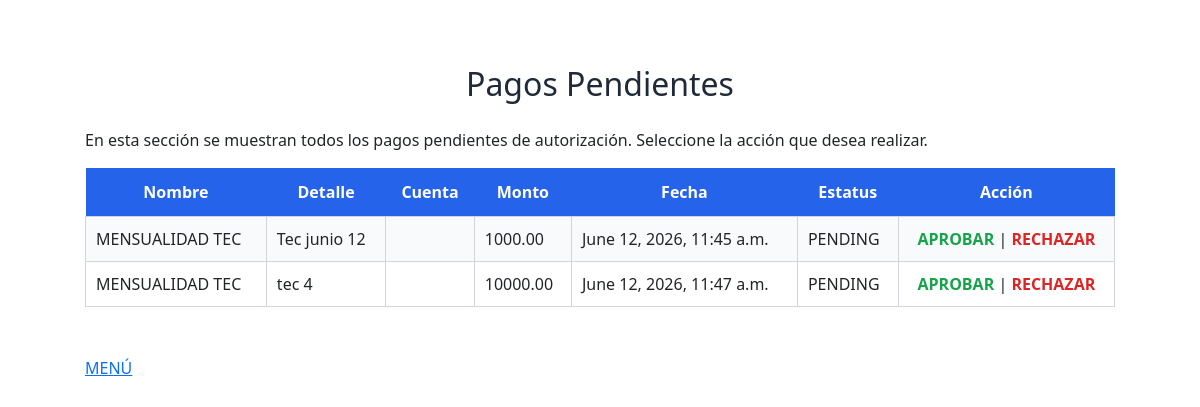
The app's page /buscarPagos/ (signed in), older data.
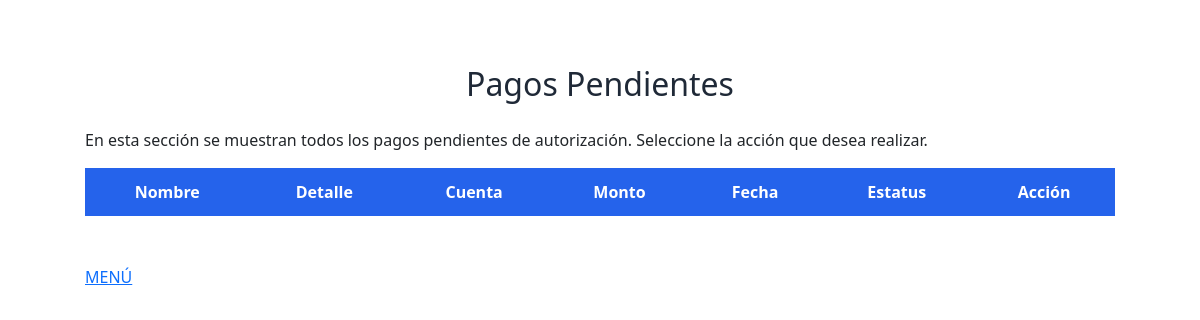
The same page, newer data.
### core/models.py (models this page shows, shortened)
class Pagos(models.Model):
    pago_id = models.BigAutoField(primary_key=True)
    gasto_id = models.ForeignKey(Gastos,on_delete=models.PROTECT)
    banco_id = models.ForeignKey(Banco, on_delete=models.PROTECT,default='1',null=True)
    nombre_pago = models.CharField(max_length=100)
    detalle_pago = models.TextField()
    monto_pago = models.DecimalField(max_digits=12,decimal_places=2)
    creado_por = models.ForeignKey(User,on_delete=models.PROTECT)
    fecha_creacion = models.DateTimeField(auto_now_add=True)
    estatus = models.CharField(max_length=12,choices=ESTATUS_GASTO,default="PENDING")
    def get_pending_pays():
        paysP = Pagos.objects.filter(estatus = "PENDING")
        return paysP

### core/views.py (the view)
# urls.py: path("buscarPagos/", views.buscarPagos, name="Pagos"),
@login_required
def buscarPagos(request):
    pagosP = Pagos.get_pending_pays()
    return render(request, "pagosPendientes.html",{"Pagos":pagosP})

### core/templates/pagosPendientes.html (shortened to what this page needs)
{% extends 'base.html' %}
{% load static %}
{% block content %}
<div class="pago-formulario">
    <h2>Pagos Pendientes</h2>
    <p>
        En esta sección se muestran todos los pagos pendientes de autorización.
        Seleccione la acción que desea realizar.
    </p>
    <table>
        <tr>
            <th>Nombre</th>
            <th>Detalle</th>
            <th>Cuenta</th>
            <th>Monto</th>
            <th>Fecha</th>
            <th>Estatus</th>
            <th>Acción</th>
        </tr>
        {% for pago in Pagos %}
        <tr>
            <td>{{ pago.nombre_pago }}</td>
            <td>{{ pago.detalle_pago }}</td>
            <td>{{ pago.banco_id.nombre }}</td>
            <td>{{ pago.monto_pago }}</td>
            <td>{{ pago.fecha_creacion }}</td>
            <td>{{ pago.estatus }}</td>
            <td style="text-align:center;">
                <a class="aprobar" href="/aprobarPago/{{ pago.pago_id }}">
                    APROBAR
                </a>
                |
                <a class="rechazar" href="/rechazarPago/{{ pago.pago_id }}">
                    RECHAZAR
                </a>
            </td>
        </tr>
        {% endfor %}
    </table>
    <br>
    <a href="/menu">
        MENÚ
    </a>
</div>
{% endblock %}

Row changes from the older to the newer data that the page shows:
no longer on this page (row edited): Pagos: nombre_pago "MENSUALIDAD TEC", detalle_pago "Tec junio 12", monto_pago "1000.00", fecha_creacion "June 12, 2026, 11:45 a.m.", estatus "PENDING"
no longer on this page (row edited): Pagos: nombre_pago "MENSUALIDAD TEC", detalle_pago "tec 4", monto_pago "10000.00", fecha_creacion "June 12, 2026, 11:47 a.m.", estatus "PENDING"
